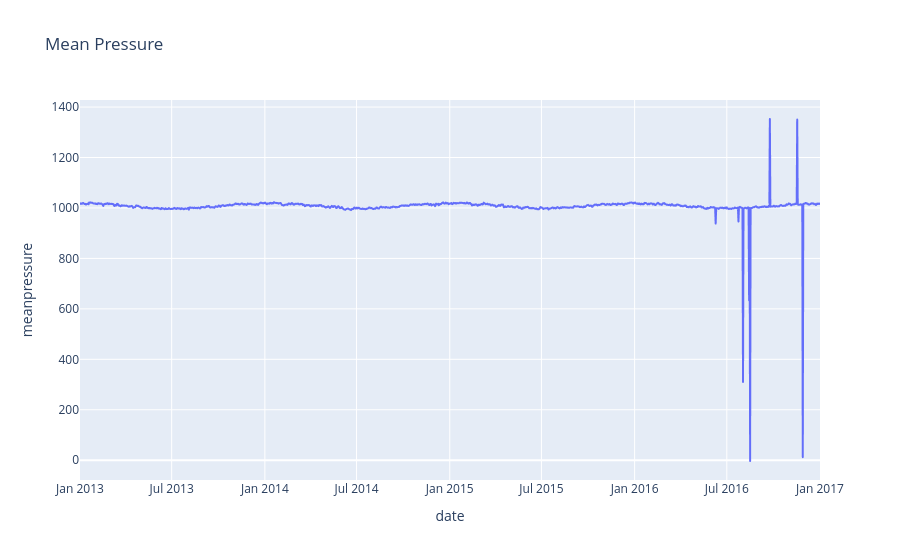

The notebook cell saved with this chart:
### Code cell
fig = px.line(df, x=df.index, y='meanpressure', title='Mean Pressure')
fig.show()

### Figure 1 — Plotly figure (JSON) as saved in the notebook; plotly's stock layout.template omitted (floating-point values rounded to 4 significant figures; data arrays with more than 128 entries replaced by an {"elided": "..."} marker saying what was removed)
{"data": [{"hovertemplate": "date=%{x}<br>meanpressure=%{y}<extra></extra>", "legendgroup": "", "line": {"color": "#636efa", "dash": "solid"}, "marker": {"symbol": "circle"}, "mode": "lines", "name": "", "showlegend": false, "type": "scattergl", "x": {"elided": "1462 str values"}, "xaxis": "x", "y": {"elided": "1462 float values"}, "yaxis": "y"}], "layout": {"legend": {"tracegroupgap": 0}, "title": {"text": "Mean Pressure"}, "xaxis": {"anchor": "y", "domain": [0, 1], "title": {"text": "date"}}, "yaxis": {"anchor": "x", "domain": [0, 1], "title": {"text": "meanpressure"}}}}
